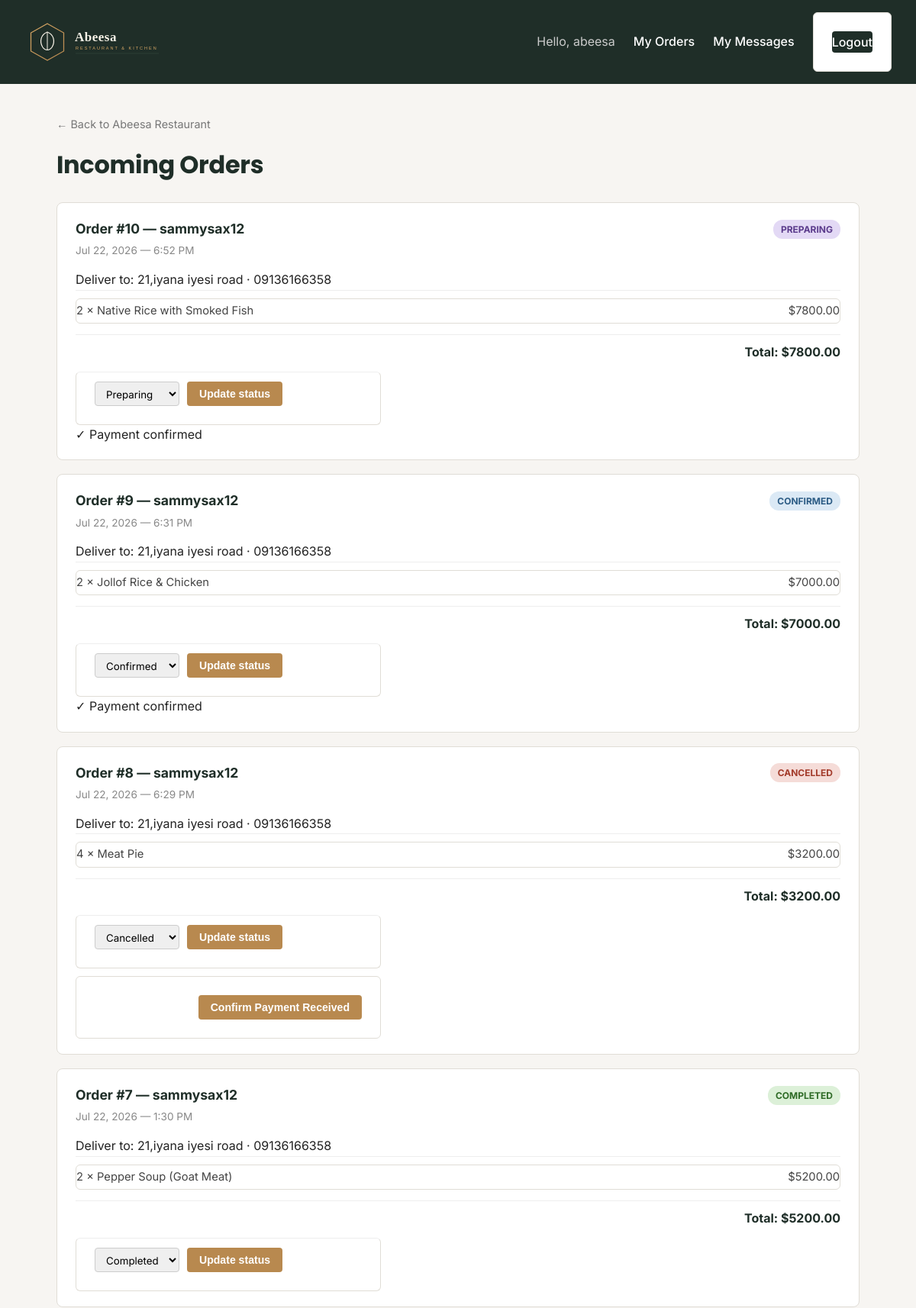
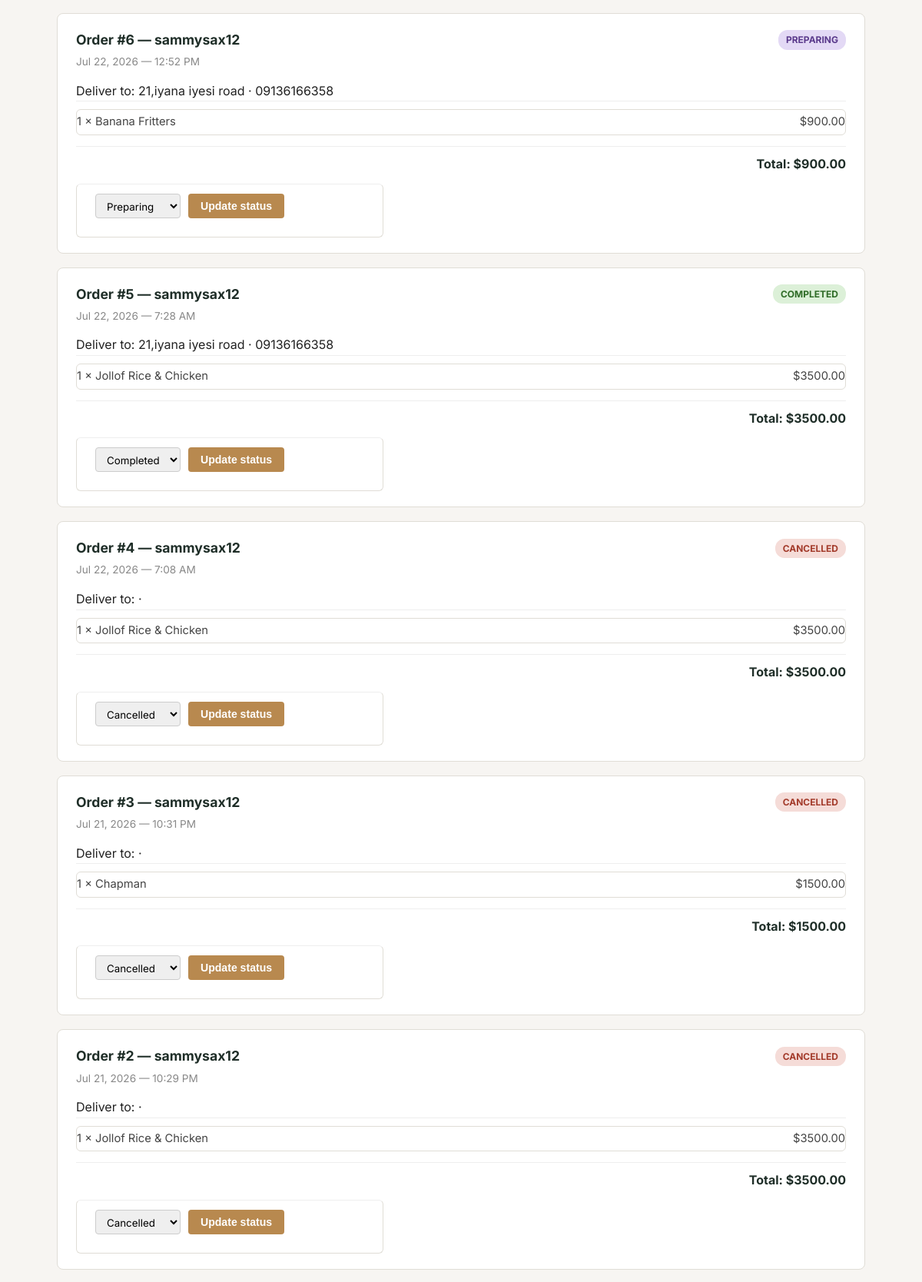
/restaurants/1/orders/ (signed in, upper part), run on the app's committed database (2 pictures, top to bottom).
### restaurants/models.py (models this page shows, shortened)
class Restaurant(models.Model):
    name = models.CharField(max_length=100)
    address = models.CharField(max_length=255)
    opening_time = models.TimeField()
    closing_time = models.TimeField()
    owner = models.ForeignKey(User, on_delete=models.CASCADE, related_name='restaurants')
    bank_name = models.CharField(max_length=100, blank=True)
    account_number = models.CharField(max_length=20, blank=True)
    account_name = models.CharField(max_length=100, blank=True)

class MenuItem(models.Model):
    restaurant = models.ForeignKey(Restaurant, on_delete=models.CASCADE, related_name='menu_items')
    name = models.CharField(max_length=100)
    description = models.TextField(blank=True)
    price = models.DecimalField(max_digits=6, decimal_places=2)
    image = models.ImageField(upload_to='menu_items/', blank=True, null=True)
    is_available = models.BooleanField(default=True)

### orders/models.py (models this page shows, shortened)
class Order(models.Model):
    STATUS_CHOICES = [
        ('pending', 'Pending'),
        ('confirmed', 'Confirmed'),
        ('preparing', 'Preparing'),
        ('completed', 'Completed'),
        ('cancelled', 'Cancelled'),
    ]
    PAYMENT_STATUS_CHOICES = [
        ('unpaid', 'Unpaid'),
        ('paid_pending_confirmation', 'Payment Claimed — Awaiting Confirmation'),
        ('confirmed', 'Payment Confirmed'),
    ]
    customer = models.ForeignKey(settings.AUTH_USER_MODEL, on_delete=models.CASCADE, related_name='orders')
    restaurant = models.ForeignKey(Restaurant, on_delete=models.CASCADE, related_name='orders')
    status = models.CharField(max_length=20, choices=STATUS_CHOICES, default='pending')
    payment_status = models.CharField(max_length=30, choices=PAYMENT_STATUS_CHOICES, default='unpaid')
    delivery_address = models.CharField(max_length=255, default='')
    contact_phone = models.CharField(max_length=20, default='')
    created_at = models.DateTimeField(auto_now_add=True)
    def total_price(self):
        return sum(item.subtotal() for item in self.items.all())

class OrderItem(models.Model):
    order = models.ForeignKey(Order, on_delete=models.CASCADE, related_name='items')
    menu_item = models.ForeignKey(MenuItem, on_delete=models.CASCADE)
    quantity = models.PositiveIntegerField(default=1)
    price_at_order_time = models.DecimalField(max_digits=8, decimal_places=2)
    def subtotal(self):
        return self.price_at_order_time * self.quantity

### orders/views.py (the view)
# urls.py: path('restaurants/<int:restaurant_pk>/orders/', views.restaurant_orders, name='restaurant_orders'),
@login_required
def restaurant_orders(request, restaurant_pk):
    restaurant = get_object_or_404(Restaurant, pk=restaurant_pk)
    if restaurant.owner != request.user:
        return HttpResponseForbidden("You don't own this restaurant.")
    orders = Order.objects.filter(restaurant=restaurant).order_by('-created_at')
    return render(request, 'orders/restaurant_orders.html', {'restaurant': restaurant, 'orders': orders})

### orders/templates/orders/restaurant_orders.html (shortened to what this page needs)
{% extends "base.html" %}
{% block content %}
  <a href="{% url 'restaurant_detail' restaurant.pk %}" class="back-link">&larr; Back to {{ restaurant.name }}</a>
  <h1>Incoming Orders</h1>
  {% if orders %}
    <div class="orders-list">
      {% for order in orders %}
        <div class="order-card">
          <div class="order-card-head">
            <strong>Order #{{ order.id }} — {{ order.customer.username }}</strong>
            <span class="order-status order-status-{{ order.status }}">{{ order.get_status_display }}</span>
          </div>
          <p class="order-date">{{ order.created_at|date:"M d, Y — g:i A" }}</p>
          <p class="order-delivery">Deliver to: {{ order.delivery_address }} · {{ order.contact_phone }}</p>
          <ul class="order-items">
            {% for item in order.items.all %}
              <li>{{ item.quantity }} × {{ item.menu_item.name }} <span>${{ item.subtotal }}</span></li>
            {% endfor %}
          </ul>
          <p class="order-total">Total: ${{ order.total_price }}</p>
          <form method="post" action="{% url 'update_order_status' order.pk %}" class="status-form">
            <select name="status">
              {% for value, label in order.STATUS_CHOICES %}
                <option value="{{ value }}" {% if order.status == value %}selected{% endif %}>{{ label }}</option>
              {% endfor %}
            </select>
            <button type="submit" class="btn-add">Update status</button>
          </form>
          {% if order.payment_status == 'paid_pending_confirmation' %}
            <form method="post" action="{% url 'confirm_payment' order.pk %}" class="cancel-form">
              <button type="submit" class="btn-add">Confirm Payment Received</button>
            </form>
          {% elif order.payment_status == 'confirmed' %}
            <p class="order-delivery">✓ Payment confirmed</p>
          {% endif %}
        </div>
      {% endfor %}
    </div>
  {% else %}
    <p class="empty-message">No orders yet.</p>
  {% endif %}
{% endblock %}

### templates/base.html (shortened to what this page needs)
<!DOCTYPE html>
<html lang="en">
<head>
  {% load static %}
  <link rel="stylesheet" href="{% static 'css/main.css' %}?v=3">
</head>
<body>
  <nav>
    <a href="{% url 'restaurant_list' %}" class="brand-link">
      <img src="{% static 'images/logo.svg' %}" alt="Abeesa" class="brand-logo">
    </a>
    <div class="nav-links" id="navLinks">
      {% if request.user.is_authenticated %}
        <span>Hello, {{ request.user.username }}</span>
        <a href="{% url 'my_orders' %}">My Orders</a>
        <a href="{% url 'my_messages' %}">My Messages</a>
        <form method="post" action="{% url 'logout' %}" class="logout-form">
          <button type="submit" class="logout-btn">Logout</button>
        </form>
      {% else %}
        <a href="{% url 'login' %}">Login</a>
        <a href="{% url 'register' %}">Register</a>
      {% endif %}
    </div>
  </nav>
  <main>
    {% block content %}{% endblock %}
  </main>
</body>
</html>

### static/css/main.css (style rules this page uses)
* { box-sizing: border-box; margin: 0; padding: 0; }
body { font-family: 'Inter', 'Segoe UI', Arial, sans-serif; background-color: #f7f5f2; color: #222; line-height: 1.6; }
h1, h2, h3, h4 { font-family: 'Poppins', 'Segoe UI', Arial, sans-serif; letter-spacing: -0.01em; }
a { text-decoration: none; color: #b8894f; }
nav { background-color: #1f2e28; color: #fff; padding: 16px 32px; display: flex; align-items: center; justify-content: space-between; gap: 24px; position: relative; }
.brand-link { color: #fff; font-family: 'Poppins', 'Segoe UI', Arial, sans-serif; font-weight: 700; font-size: 1.2rem; }
.nav-links { display: flex; align-items: center; gap: 24px; }
.nav-links a { color: #fff; font-weight: 500; }
.nav-links span { color: #ccc; }
main { max-width: 900px; margin: 40px auto; padding: 0 24px; }
h1 { margin-bottom: 24px; color: #1f2e28; }
ul { list-style: none; }
ul li { background: #fff; border: 1px solid #e0ddd6; border-radius: 6px; padding: 16px 20px; margin-bottom: 14px; }
form { background: #fff; border: 1px solid #e0ddd6; border-radius: 6px; padding: 24px; max-width: 400px; }
form button { background-color: #b8894f; color: #fff; border: none; padding: 10px 20px; border-radius: 4px; cursor: pointer; font-weight: 600; }
.back-link { display: inline-block; margin-bottom: 16px; font-size: 0.9rem; color: #777; }
.btn-add { background-color: #b8894f; color: #fff; padding: 8px 16px; border-radius: 4px; font-size: 0.88rem; font-weight: 600; }
.logout-form { display: inline; }
.logout-btn { background-color: #1f2e28 !important; border: none !important; color: #fff !important; font-weight: 500 !important; font-size: 1rem !important; font-family: inherit !important; cursor: pointer !important; padding: 4px 0 !important; }
.orders-list { display: flex; flex-direction: column; gap: 18px; }
.order-card { background: #fff; border: 1px solid #e0ddd6; border-radius: 8px; padding: 20px 24px; }
.order-card-head { display: flex; justify-content: space-between; align-items: center; margin-bottom: 4px; }
.order-card-head strong { color: #1f2e28; font-size: 1.1rem; }
.order-status { font-size: 0.75rem; font-weight: 700; padding: 3px 10px; border-radius: 12px; text-transform: uppercase; }
.order-status-confirmed { background: #dbe9f5; color: #2c5c85; }
.order-status-preparing { background: #e3d9f5; color: #5b3b8c; }
.order-status-completed { background: #dcf0d8; color: #2e6b26; }
.order-status-cancelled { background: #f5dcd8; color: #a33b2b; }
.order-date { color: #888; font-size: 0.85rem; margin-bottom: 14px; }
.order-items { list-style: none; border-top: 1px solid #eee; padding-top: 10px; margin-bottom: 10px; }
.order-items li { display: flex; justify-content: space-between; padding: 4px 0; font-size: 0.92rem; color: #444; }
.order-total { font-weight: 700; color: #1f2e28; text-align: right; border-top: 1px solid #eee; padding-top: 10px; }
.cancel-form { margin-top: 10px; text-align: right; }
.status-form { display: flex; gap: 10px; align-items: center; margin-top: 12px; padding-top: 12px; border-top: 1px solid #eee; }
.status-form select { padding: 6px 10px; border: 1px solid #ccc; border-radius: 4px; font-family: inherit; }
@media (min-width: 1200px) { main { max-width: 1100px; } }
.brand-link { display: flex; align-items: center; gap: 10px; }
.brand-logo { height: 60px; width: auto; }

### data on the page
Restaurant: name "Abeesa Restaurant"
Order: id "10", customer.username "sammysax12", status "PREPARING", created_at "Jul 22, 2026 — 6:52 PM", delivery_address "21,iyana iyesi road", contact_phone "09136166358", total_price "7800.00", status "Preparing", payment_status "✓ Payment confirmed"
OrderItem: quantity "2", menu_item.name "Native Rice with Smoked Fish", subtotal "7800.00"
Order: id "9", customer.username "sammysax12", status "CONFIRMED", created_at "Jul 22, 2026 — 6:31 PM", delivery_address "21,iyana iyesi road", contact_phone "09136166358", total_price "7000.00", status "Confirmed", payment_status "✓ Payment confirmed"
OrderItem: quantity "2", menu_item.name "Jollof Rice & Chicken", subtotal "7000.00"
Order: id "8", customer.username "sammysax12", status "CANCELLED", created_at "Jul 22, 2026 — 6:29 PM", delivery_address "21,iyana iyesi road", contact_phone "09136166358", total_price "3200.00", status "Cancelled", shows "Confirm Payment Received"
OrderItem: quantity "4", menu_item.name "Meat Pie", subtotal "3200.00"
Order: id "7", customer.username "sammysax12", status "COMPLETED", created_at "Jul 22, 2026 — 1:30 PM", delivery_address "21,iyana iyesi road", contact_phone "09136166358", total_price "5200.00", status "Completed"
OrderItem: quantity "2", menu_item.name "Pepper Soup (Goat Meat)", subtotal "5200.00"
Order: id "6", customer.username "sammysax12", status "PREPARING", created_at "Jul 22, 2026 — 12:52 PM", delivery_address "21,iyana iyesi road", contact_phone "09136166358", total_price "900.00", status "Preparing"
OrderItem: quantity "1", menu_item.name "Banana Fritters", subtotal "900.00"
Order: id "5", customer.username "sammysax12", status "COMPLETED", created_at "Jul 22, 2026 — 7:28 AM", delivery_address "21,iyana iyesi road", contact_phone "09136166358", total_price "3500.00", status "Completed"
OrderItem: quantity "1", menu_item.name "Jollof Rice & Chicken", subtotal "3500.00"
Order: id "4", customer.username "sammysax12", status "CANCELLED", created_at "Jul 22, 2026 — 7:08 AM", total_price "3500.00", status "Cancelled"
OrderItem: quantity "1", menu_item.name "Jollof Rice & Chicken", subtotal "3500.00"
Order: id "3", customer.username "sammysax12", status "CANCELLED", created_at "Jul 21, 2026 — 10:31 PM", total_price "1500.00", status "Cancelled"
OrderItem: quantity "1", menu_item.name "Chapman", subtotal "1500.00"
Order: id "2", customer.username "sammysax12", status "CANCELLED", created_at "Jul 21, 2026 — 10:29 PM", total_price "3500.00", status "Cancelled"
OrderItem: quantity "1", menu_item.name "Jollof Rice & Chicken", subtotal "3500.00"

### other printed values
{{ request.user.username }} "abeesa"
